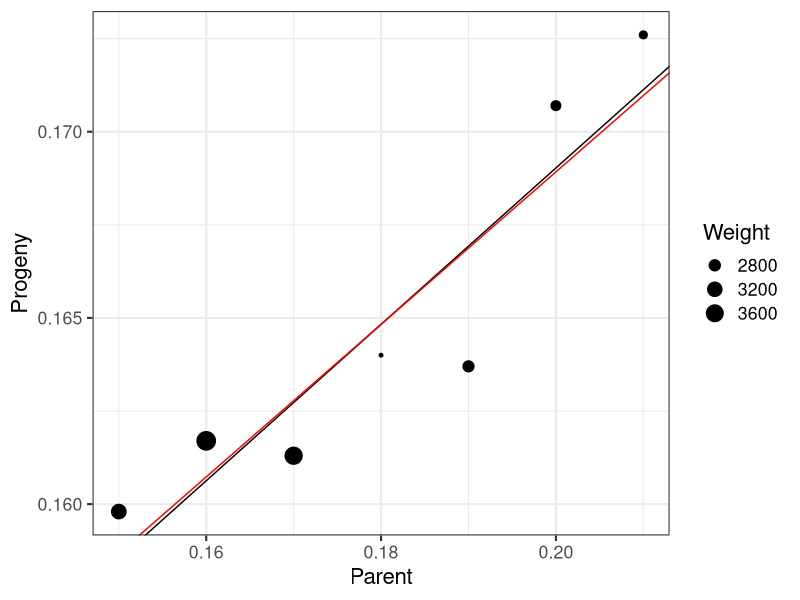
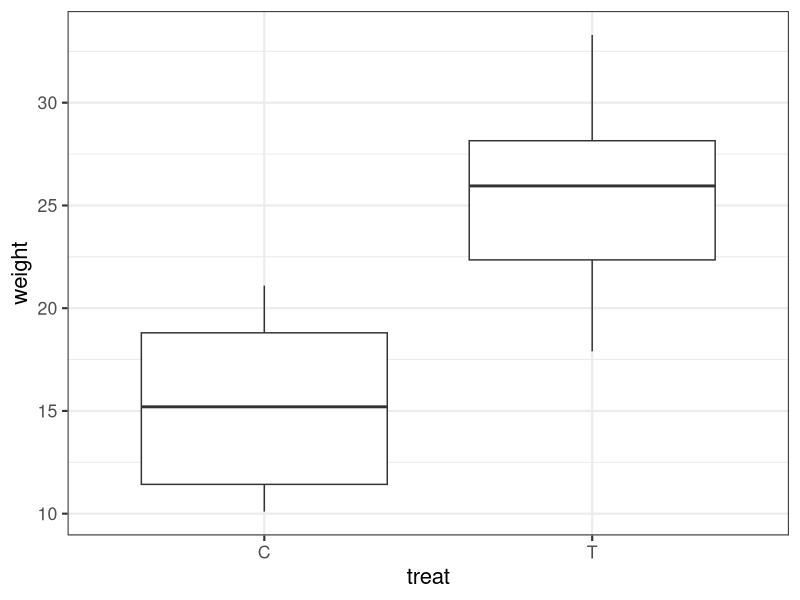
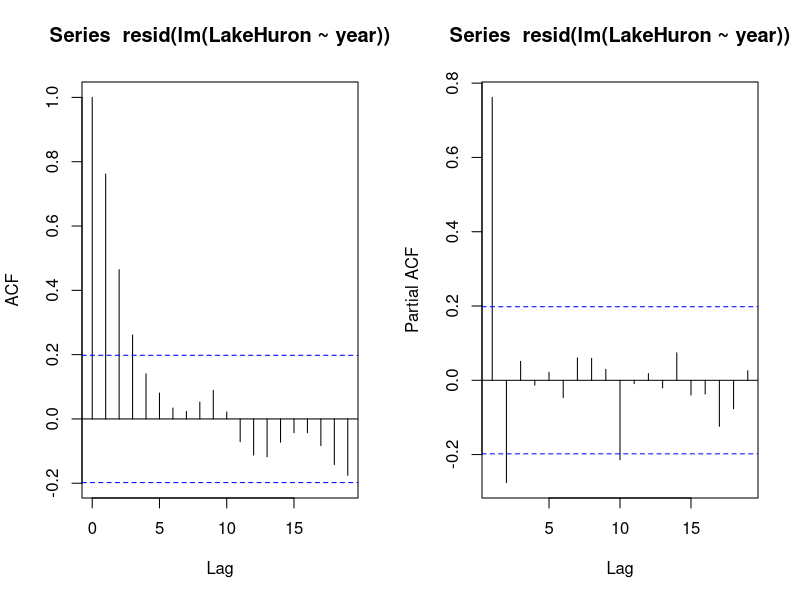
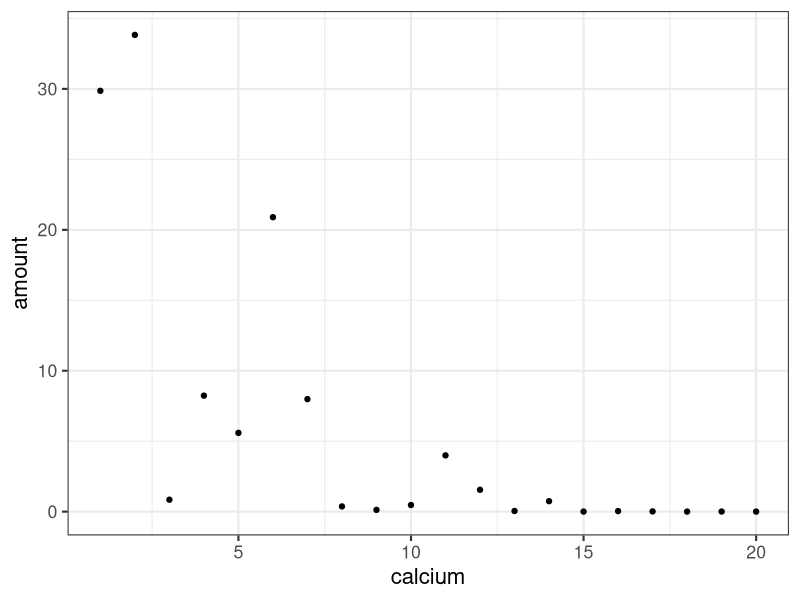
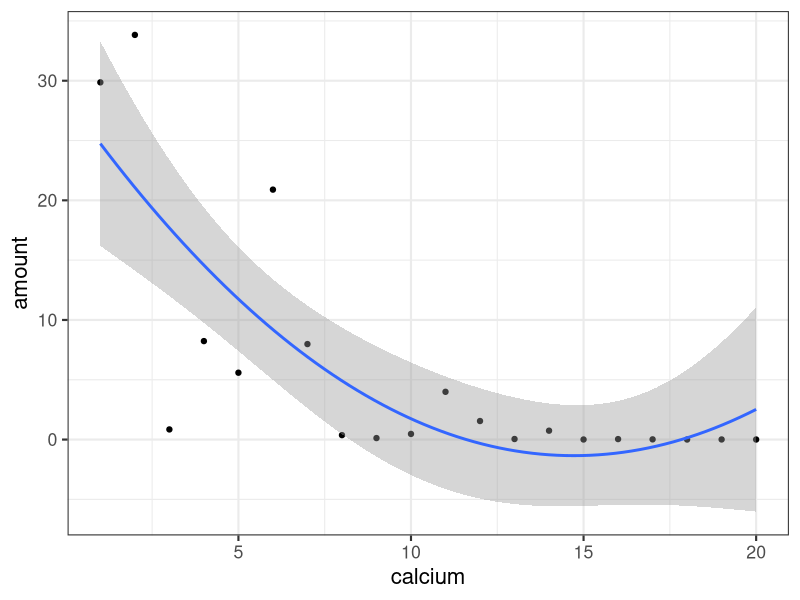
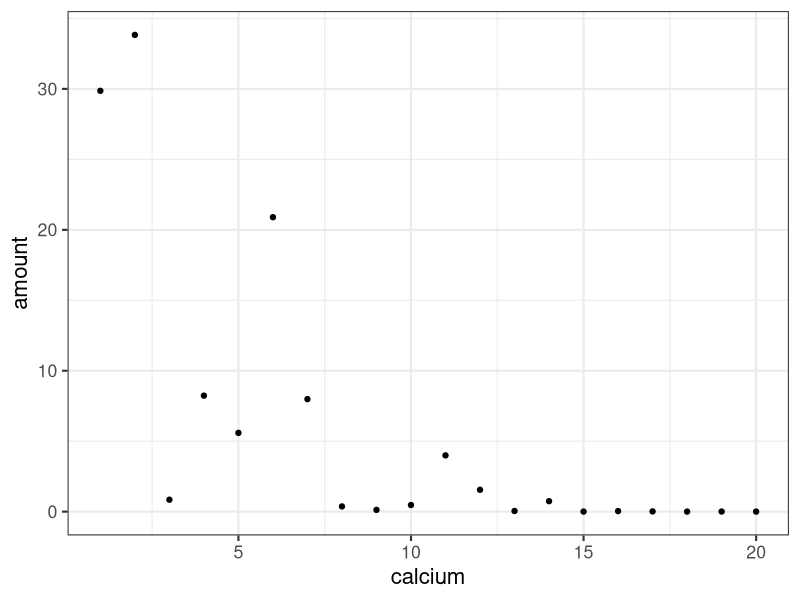
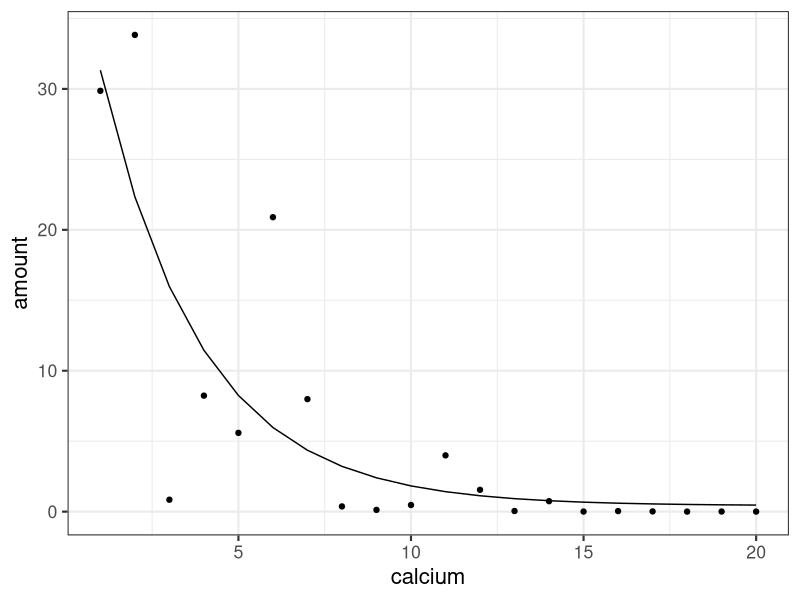

Generate these figures, in order, with R:
## ---- chunk 1
library("tidyverse")
library("nlme")
theme_set(theme_bw(base_size = 16))
## ---- chunk 2
diag(4)
## ---- chunk 3
peas <- read.table(header = TRUE, text = "
Parent	Progeny	SD
0.21	0.1726	0.01988
0.2	0.1707	0.01938
0.19	0.1637	0.01896
0.18	0.164	0.02037
0.17	0.1613	0.01654
0.16	0.1617	0.01594
0.15	0.1598	0.01763
")
knitr::kable(peas)
## ---- chunk 4
mod <- lm(Progeny ~ Parent, data = peas)
summary(mod)$coef
wmod <- lm(Progeny ~ Parent, data = peas, weights = 1 / SD ^ 2)
summary(wmod)$coef
## ---- chunk 5
ggplot(peas, aes(x = Parent, y = Progeny, size = 1 / SD ^ 2)) + 
  geom_point() +
  geom_abline(intercept = coef(mod)[1], slope = coef(mod)[2], col = "black") +
  geom_abline(intercept = coef(wmod)[1], slope = coef(wmod)[2], col = "red") +
  labs(size = "Weight")
## ---- chunk 6
bird1 <- read.csv("practicals/data/bird1.csv")
## ---- chunk 7
ggplot(bird1, aes(x = treat, y = weight)) +
  geom_boxplot()
bird1 %>% group_by(treat) %>% 
  summarise(var = var(weight))
## ---- chunk 8
library(nlme)
fit_gls <- gls(weight ~ treat, data = bird1, weights = varIdent(form = ~ +1|treat))
summary(fit_gls)
## ---- chunk 9
fit_0 <- gls(weight ~ treat, data = bird1)
anova(fit_0, fit_gls)
## ---- chunk 10
year <- time(LakeHuron)
par(mfrow = c(1, 2))
acf(resid(lm(LakeHuron ~ year)))
pacf(resid(lm(LakeHuron ~ year)))
par(mfrow = c(1, 1))
## ---- chunk 11
mod_ar1 <- gls(LakeHuron ~ year, corr = corAR1())
summary(mod_ar1)
## ---- chunk 12
amount <- read.csv("practicals/data/amount.csv")
ggplot(amount, aes(x = calcium, y = amount)) +
  geom_point()
## ---- chunk 13
ggplot(amount, aes(x = calcium, y = amount)) +
  geom_point() +
  geom_smooth(method = "lm", formula = y ~ x + I(x^2))
## ---- chunk 14
ggplot(amount, aes(x = calcium, y = amount)) +
  geom_point()
## ---- chunk 15
library(nlme)
fit.nls <- nls(amount ~ b0 + b1 * exp(b2 * calcium), 
               data = amount, 
               start = c(b0 = 0, b1 = 20, b2 = -1))
summary(fit.nls)
## ---- chunk 16
ggplot(cbind(amount, fit = fitted(fit.nls)), aes(x = calcium, y = amount)) +
  geom_point() +
  geom_line(aes(y = fit))
